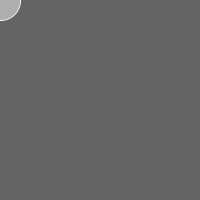
Frame 1 (no input)
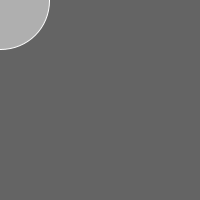
Frame 60 (the mouse pressed at the canvas centre just before this capture)
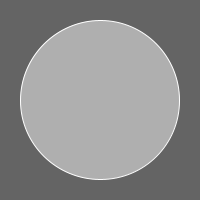
Frame 120 (the mouse held since frame 60 and released just before this capture)

The Processing sketch that drew these frames (run headless with seeded random() and noise(); from frame 60 on, the mouse is pressed at the canvas centre):

// Processing sketch: processing_135694
// ── processing_135694.pde

int circleSize = 0;
int circleX = 40;
int circleY = 40;

void setup() {
  size (200,200);
}

void draw() {
    random(circleSize);
  background (100);
  stroke (255);
  fill (175);
  ellipse (mouseX,mouseY,circleX,circleY);
  random(100);
  circleX= circleX + 1;
  circleY= circleY + 1;
}
